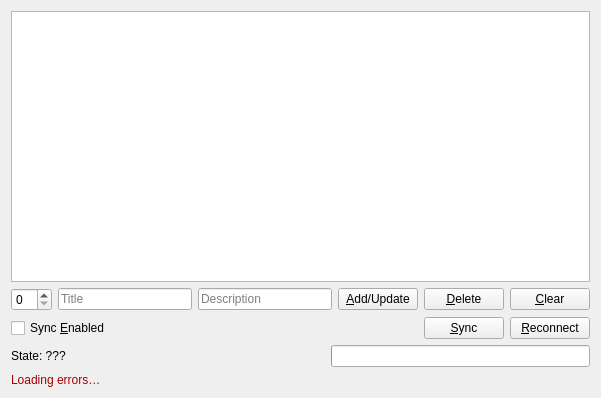
<?xml version="1.0" encoding="UTF-8"?>
<ui version="4.0">
 <class>Widget</class>
 <widget class="QWidget" name="Widget">
  <property name="geometry">
   <rect>
    <x>0</x>
    <y>0</y>
    <width>601</width>
    <height>398</height>
   </rect>
  </property>
  <property name="windowTitle">
   <string>Widget</string>
  </property>
  <layout class="QVBoxLayout" name="verticalLayout">
   <item>
    <widget class="QTreeView" name="dataTreeView">
     <property name="editTriggers">
      <set>QAbstractItemView::NoEditTriggers</set>
     </property>
     <property name="alternatingRowColors">
      <bool>true</bool>
     </property>
     <property name="rootIsDecorated">
      <bool>false</bool>
     </property>
     <property name="itemsExpandable">
      <bool>false</bool>
     </property>
     <property name="animated">
      <bool>true</bool>
     </property>
     <property name="expandsOnDoubleClick">
      <bool>false</bool>
     </property>
    </widget>
   </item>
   <item>
    <layout class="QHBoxLayout" name="horizontalLayout">
     <item>
      <widget class="QSpinBox" name="idSpinBox"/>
     </item>
     <item>
      <widget class="QLineEdit" name="titleLineEdit">
       <property name="placeholderText">
        <string>Title</string>
       </property>
      </widget>
     </item>
     <item>
      <widget class="QLineEdit" name="detailsLineEdit">
       <property name="placeholderText">
        <string>Description</string>
       </property>
      </widget>
     </item>
     <item>
      <widget class="QPushButton" name="addButton">
       <property name="text">
        <string>&amp;Add/Update</string>
       </property>
      </widget>
     </item>
     <item>
      <widget class="QPushButton" name="deleteButton">
       <property name="text">
        <string>&amp;Delete</string>
       </property>
      </widget>
     </item>
     <item>
      <widget class="QPushButton" name="clearButton">
       <property name="text">
        <string>&amp;Clear</string>
       </property>
      </widget>
     </item>
    </layout>
   </item>
   <item>
    <layout class="QHBoxLayout" name="horizontalLayout_2">
     <item>
      <widget class="QCheckBox" name="syncCheckBox">
       <property name="text">
        <string>Sync &amp;Enabled</string>
       </property>
      </widget>
     </item>
     <item>
      <spacer name="horizontalSpacer_2">
       <property name="orientation">
        <enum>Qt::Horizontal</enum>
       </property>
       <property name="sizeHint" stdset="0">
        <size>
         <width>40</width>
         <height>20</height>
        </size>
       </property>
      </spacer>
     </item>
     <item>
      <widget class="QPushButton" name="syncButton">
       <property name="text">
        <string>&amp;Sync</string>
       </property>
      </widget>
     </item>
     <item>
      <widget class="QPushButton" name="reconnectButton">
       <property name="text">
        <string>&amp;Reconnect</string>
       </property>
      </widget>
     </item>
    </layout>
   </item>
   <item>
    <layout class="QHBoxLayout" name="horizontalLayout_3">
     <item>
      <widget class="QLabel" name="stateLabel">
       <property name="text">
        <string>State: ???</string>
       </property>
      </widget>
     </item>
     <item>
      <spacer name="horizontalSpacer">
       <property name="orientation">
        <enum>Qt::Horizontal</enum>
       </property>
       <property name="sizeHint" stdset="0">
        <size>
         <width>40</width>
         <height>20</height>
        </size>
       </property>
      </spacer>
     </item>
     <item>
      <widget class="QProgressBar" name="progressBar">
       <property name="maximum">
        <number>1000</number>
       </property>
      </widget>
     </item>
    </layout>
   </item>
   <item>
    <widget class="QLabel" name="errorLabel">
     <property name="palette">
      <palette>
       <active>
        <colorrole role="WindowText">
         <brush brushstyle="SolidPattern">
          <color alpha="255">
           <red>170</red>
           <green>0</green>
           <blue>0</blue>
          </color>
         </brush>
        </colorrole>
       </active>
       <inactive>
        <colorrole role="WindowText">
         <brush brushstyle="SolidPattern">
          <color alpha="255">
           <red>170</red>
           <green>0</green>
           <blue>0</blue>
          </color>
         </brush>
        </colorrole>
       </inactive>
       <disabled>
        <colorrole role="WindowText">
         <brush brushstyle="SolidPattern">
          <color alpha="96">
           <red>164</red>
           <green>166</green>
           <blue>168</blue>
          </color>
         </brush>
        </colorrole>
       </disabled>
      </palette>
     </property>
     <property name="text">
      <string>Loading errors…</string>
     </property>
    </widget>
   </item>
  </layout>
 </widget>
 <layoutdefault spacing="6" margin="11"/>
 <resources/>
 <connections/>
</ui>
